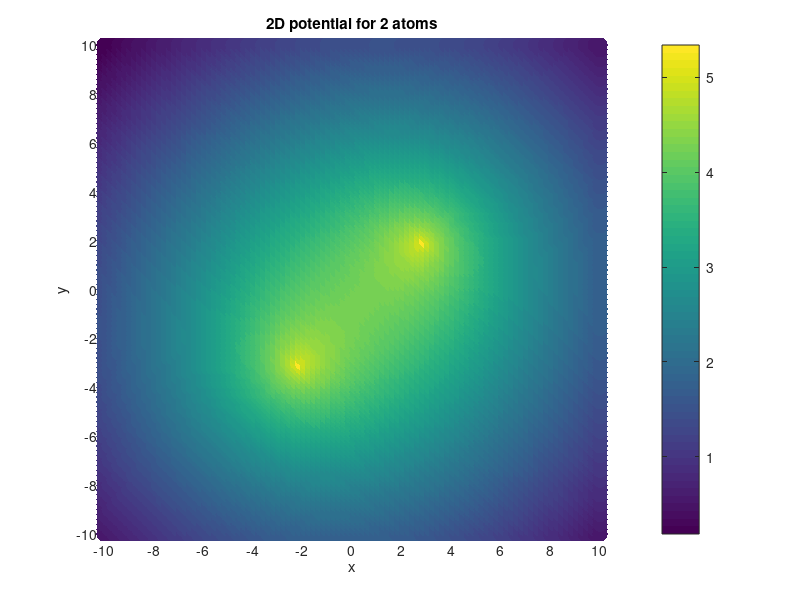

MATLAB code for this plot: (Note: this script raises an error after producing the figure.)
l = 0.2; %spacing
bound1 = -10;
bound2 = 10;
%smallest spacing recommended is 0.05 for [-5,5] 

n = (bound2-bound1)/l;
nV = (n+1)*(n+1);
nE = 2*n*(n+1);

%atom positions (input)
nA = 2;
A = zeros(nA,2);
A(1,:) = [3 2];
A(2,:) = [-2 -3];

%grid positions bottom to top, left to right
Vdiff = sparse(nV,1);
Vsum = 0;
Xarray = (bound1:l:bound2);
pos = zeros(nV,2);
indexV = 1;
for i=1:n+1 %x
    tmp = Xarray(i);
    for j=1:n+1 %y
        pos(indexV,1) = Xarray(i);
        pos(indexV,2) = Xarray(j);
        
        %potential
        d = zeros(nA,1);
        for k=1:nA
            d(k) = pdist([A(k,:);pos(indexV,:)], 'Euclidean');
            decay_rate = 1/2;
            Vsum = Vsum - (d(k))^decay_rate;
            %Vsum = Vsum + d(k)^decay_rate;
        end

        Vdiff(indexV,1) = Vsum+8;
        
        indexV=indexV+1;
        Vsum = 0;
    end
end
X = diag(pos(:,1));
Y = diag(pos(:,2));

%visualize grid and Vdiff
scatter(pos(:,1),pos(:,2),120,Vdiff,'filled');
colorbar
ylabel('y')
xlabel('x')
title('2D potential for 2 atoms')
xticks(bound1:10*l:bound2); yticks(bound1:10*l:bound2); ax = gca; ax.FontSize = 20;
text(3,2,"\leftarrow atom")
text(-2,-3,"\leftarrow atom")
grid on

%build ops
S1 = speye(nE);
D0=sparse(nE,nV);

edgeIndex = 1;
vertIndex = 0;
for i=1:n+1
    %y edges
    for j=1:n
        D0(edgeIndex,vertIndex+j) = -1;
        D0(edgeIndex,vertIndex+j+1) = 1;
        edgeIndex = edgeIndex+1;
    end
    %x edges
    if i<n+1
        for j=1:n+1
            D0(edgeIndex,vertIndex+j) = -1;
            D0(edgeIndex,vertIndex+j+n+1) = 1;
            edgeIndex = edgeIndex+1;
        end
    end
    vertIndex = vertIndex+n+1;
end

L = D0'*S1*D0;
P = diag(Vdiff(:,1));
H = L+P;

eigs(H,speye(nV),10,'smallestreal')